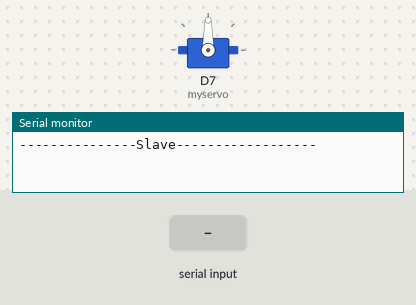
Recording of a sketch running on a simulated ESP8266 (NodeMCU). On the bench: servo, the last lines printed to the serial monitor. The inputs (shaded band) are chosen by the test bench.

Above: at 1.2 s.
1.3 s: "up" received over the second serial link
At 2.42 s:
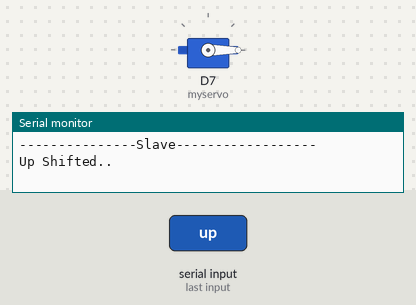
4.0 s: "down" received over the second serial link
At 5.12 s:
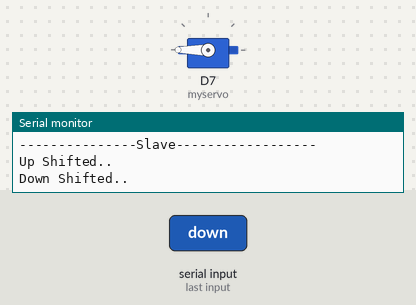
Timing chart, 0 to 7.0 s (numbered marks = the images above; inputs shaded):
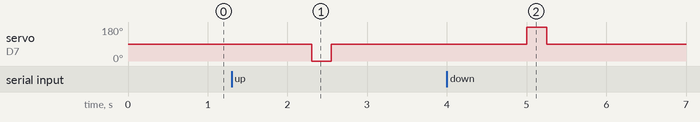

The sketch:

bt_slave.ino
```cpp
#include <SoftwareSerial.h>
#include <Servo.h>

SoftwareSerial BTSerial(D3, D4); // RX | TX
Servo myservo;

void setup()
{
    Serial.begin(9600);
    Serial.println("---------------Slave------------------");
    BTSerial.begin(9600);
    myservo.attach(D7);
    myservo.write(90);
}

void loop() {
  if (BTSerial.available()){
    String received = BTSerial.readString();
    received.trim();

    if(received=="up"){
      myservo.write(0);
      Serial.println("Up Shifted..");
      delay(250);
      myservo.write(90);
    } else if(received=="down"){
      myservo.write(180);
      Serial.println("Down Shifted..");
      delay(250);
      myservo.write(90);
    }
    // Serial.print("Received: ");
    // Serial.print(received);
    // Serial.println();
  }
}
```

Measured:
- after the input at 1.3 s, servo on D7 (myservo): 90° → 0° after 1.0 s, → 90° 0.25 s later
- after the input at 4.0 s, servo on D7 (myservo): 90° → 180° after 1.0 s, → 90° 0.25 s later
